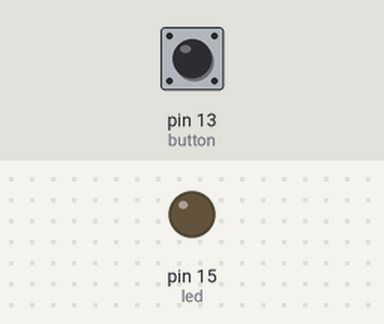
The program below on a simulated MicroPython board. Shown: output pins drawn as LEDs (lit = HIGH). Inputs (shaded band) come from the test bench; at power-on: pin 13 (button) HIGH.

Above: at 1.2 s.
1.3 s: pin 13 (button) pulled LOW for 0.15 s
At 1.37 s:
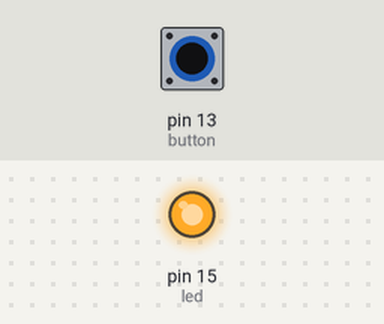
2.9 s: pin 13 (button) pulled LOW for 3.2 s
At 6.5 s:
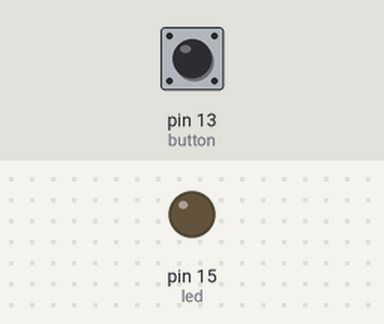
Timing chart, 0 to 8.0 s (numbered marks = the images above; inputs shaded):
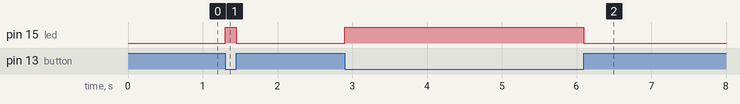

The program:

main.py
```python
#importovanie kniznic
from machine import Pin

led = Pin(15, Pin.OUT)
#vytvorenie objektu pre tlacidlo
button = Pin(13, Pin.IN, Pin.PULL_UP)

#telo kodu ktory sposoby svietenie led svetla ked sa stlaci tlacidlo
try:
    while True:
        if not button.value():
            led.value(1)
        else:
            led.value(0)
except:
    pass
```

Measured:
- after the input at 1.3 s, pin 15 (led): LOW → HIGH at once, → LOW 0.15 s later
- after the input at 2.9 s, pin 15 (led): LOW → HIGH at once, → LOW 3.2 s later
